Frame 1 (no input): blank canvas, image omitted
Frame 60 (the mouse pressed at the canvas centre just before this capture): blank canvas, image omitted
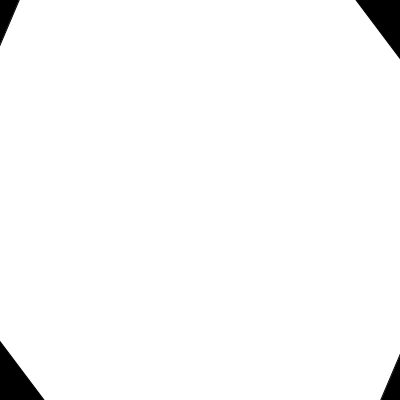
Frame 120 (the mouse held since frame 60 and released just before this capture)

The Processing sketch whose frames 1 and 60 were blank and that drew this single picture after the mouse press (run headless with seeded random() and noise(); from frame 60 on, the mouse is pressed at the canvas centre):

// Processing sketch: processing_90850
// ── processing_90850.pde

ArrayList <Shape >shapelist = new ArrayList <Shape> ();
void setup() {
  size(400, 400);
}
void draw() {
  background(0);
  if(mousePressed && dist(mouseX, mouseY, pmouseX, pmouseY)>1) {  
    shapelist.add(new Shape(int(random(3, 9)), dist(mouseX, mouseY, pmouseX, pmouseY), mouseX, mouseY, random(0.003, 0.1)));
  } 
  for(int i = 0; i < shapelist.size(); i++){
    shapelist.get(i).drawMe();
  }
}

  
class Shape {
  int sides; float rad; float d; float plus;
  PVector position;
  Shape(int sidesvar, float radvar, float x, float y, float plusvar){
    position = new PVector(x, y);
    d =0;
    rad=radvar;
    sides = sidesvar;
    plus=plusvar;
  }
  void drawMe() {
    d+=plus;
    beginShape();
    for(int i = 0; i < sides+1; i++) {
      vertex(position.x+sin(d+((TWO_PI/sides)*i))*rad, position.y+cos(d+((TWO_PI/sides)*i))*rad);
    }
    endShape();
  }
}
